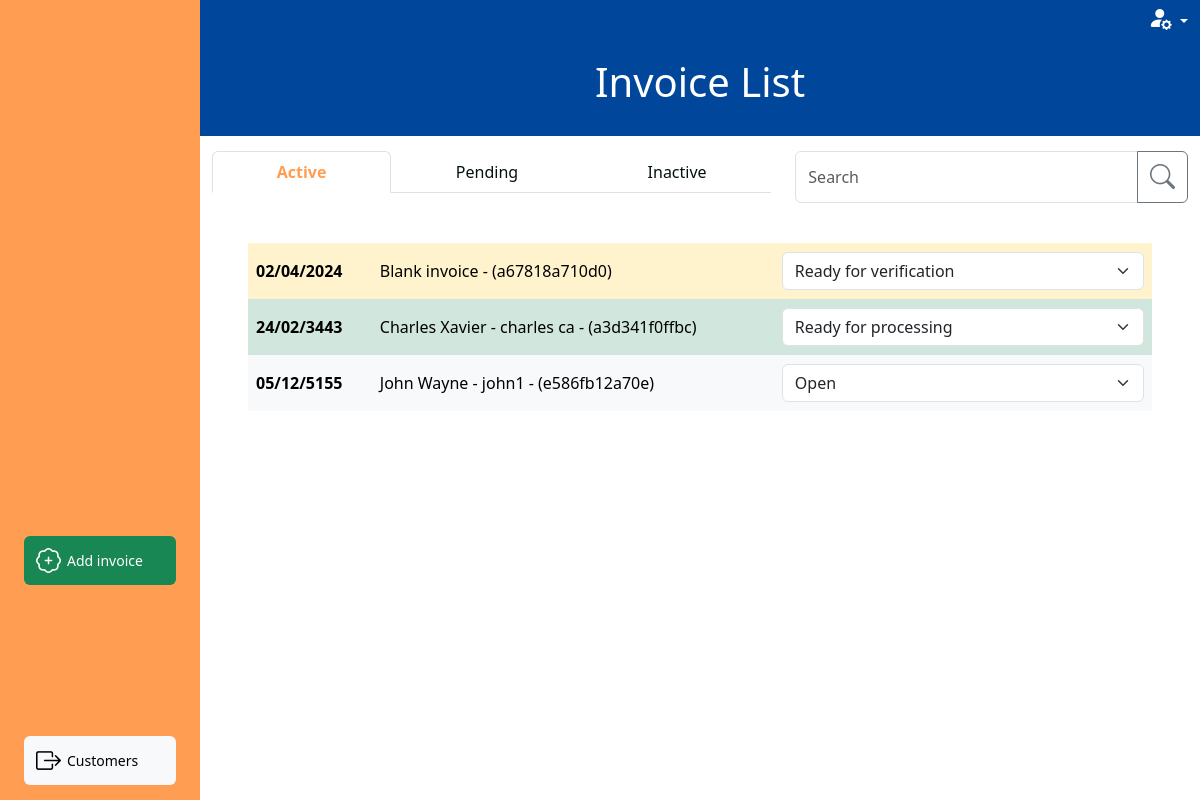
The page /invoices/invoice_list (signed in) on the database its author committed.
### invoice/models.py (models this page shows, shortened)
class Invoice(models.Model):
    class InvoiceStatus(models.IntegerChoices):
        WORK_ON_HOLD = 1, 'Work on hold'
        OPEN = 2, 'Open'
        READY_FOR_PROCESSING = 3, 'Ready for processing'
        READY_FOR_VERIFICATION = 4, 'Ready for verification'
        SENT_TO_CUSTOMER = 5, 'Sent to customer'
        COMPLETE = 6, 'Complete'
    inv_number = models.CharField(
        max_length=10, null=True, editable=False)
    inv_integer = models.PositiveIntegerField(null=True, editable=False)
    customer = models.ForeignKey(
        Customer, on_delete=models.PROTECT, related_name='invoices',
        blank=True, null=True)
    vehicle = models.ForeignKey(
        Vehicle, on_delete=models.PROTECT, related_name='invoices',
        blank=True, null=True)
    date_in = models.DateTimeField(blank=True, null=True)
    mileage = models.PositiveIntegerField(blank=True, null=True)
    status = models.PositiveSmallIntegerField(
        choices=InvoiceStatus.choices, blank=True, null=True)
    active = models.BooleanField(default=True, blank=True, null=True)
    parts_total = models.PositiveIntegerField(blank=True, null=True)
    labour_total = models.PositiveIntegerField(blank=True, null=True)
    subtotal = models.PositiveIntegerField(blank=True, null=True)
    vat_total = models.PositiveIntegerField(blank=True, null=True)
    grand_total = models.PositiveIntegerField(blank=True, null=True)
    slug = models.SlugField(max_length=100, unique=True, blank=False, null=False)
    unique_id = models.CharField(null=True, blank=True, max_length=100)
    def __str__(self):
        if self.inv_integer:
            result = f'{self.customer} - {self.vehicle} - {self.inv_number}'
        elif self.customer and self.vehicle:
            result = f'{self.customer} - {self.vehicle} - ({self.unique_id})'
        elif self.customer or self.vehicle:
            result = f'{self.customer or self.vehicle} - ({self.unique_id})'
        else:
            result = f'Blank invoice - ({self.unique_id})'
        return result

### customer/models.py (models this page shows, shortened)
class Customer(models.Model):
    class CustomerType(models.IntegerChoices):
        TRADE = 1, 'Trade'
        PRIVATE = 2, 'Private'
    class PaymentTerms(models.IntegerChoices):
        PIA = 1, 'Payment in advance'
        NET_7 = 2, '7 days'
        NET_14 = 3, '14 days'
        NET_30 = 4, '30 days'
        NET_60 = 5, '60 days'
    name = models.CharField(max_length=20, blank=False, null=False)
    friendly_name = models.CharField(max_length=10, blank=True, null=True)
    type = models.PositiveSmallIntegerField(
        choices=CustomerType.choices, blank=True, null=True)
    address_line_1 = models.CharField(max_length=27, blank=True, null=True)
    address_line_2 = models.CharField(max_length=27, blank=True, null=True)
    city_region = models.CharField(max_length=27, blank=True, null=True)
    postcode = models.CharField(max_length=10, blank=True, null=True)
    contact_number_primary = models.CharField(max_length=20, blank=True, null=True)
    email = models.CharField(max_length=20, blank=True, null=True)
    payment_terms = models.PositiveSmallIntegerField(
        choices=PaymentTerms.choices, blank=True, null=True)
    active = models.BooleanField(default=True, blank=True, null=True)
    slug = models.SlugField(max_length=100, unique=True, blank=False, null=False)
    def __str__(self):
        return self.name

class Vehicle(models.Model):
    customer = models.ForeignKey(
        Customer, blank=False, null=False, on_delete=models.CASCADE)
    registration = models.CharField(max_length=10, null=False, blank=False)
    make = models.CharField(max_length=27, blank=True, null=True)
    model = models.CharField(max_length=27, blank=True, null=True)
    active = models.BooleanField(default=True, blank=True, null=True)
    slug = models.SlugField(max_length=100, unique=True, blank=False, null=False)
    def __str__(self):
        return self.registration

### invoice/views.py (the view, shortened to what this page needs)
# urls.py: path('invoice_list', views.invoice_list, name='invoice_list'),
def invoice_list(request):
    create_invoice_form = InvoiceForm(initial={'status': 2})
    invoices = Invoice.objects.all()
    query = None
    filter_mapping = {
        'active': [2, 3, 4],
        'pending': [5,],
        'inactive': [1, 6]
    }
    filter = 'active'
    if request.method == 'GET':
        if 'filter' in request.GET:
            filter = request.GET['filter']
            if 'q' in request.GET:
                query = request.GET['q']
                if not query:
                    messages.error(request, 'Nothing entered in search bar.')
                    return redirect(reverse('invoice_list'))
                queries = Q(customer__name__icontains=query) | Q(vehicle__registration__icontains=query)
                invoices = invoices.filter(queries)
    status_to_filter = filter_mapping.get(filter)
    invoices=invoices.filter(status__in=status_to_filter)
    status_class_map = {
        1: 'secondary',
        2: 'light',
        3: 'success',
        4: 'warning',
        5: 'danger',
        6: 'light'
    }
    context = {
        'create_invoice_form': create_invoice_form,
        'invoices': invoices,
        'search_term': query,
        'filter_status': filter,
        'status_class_map': status_class_map,
        'available_status_map': available_status_full_dict_map
    }
    return render(request, 'invoice/invoice_list.html', context)

### invoice/context_processors.py (called while the page is built)
def user_creds(request):
    return {
        'Mechanic': request.user.groups.filter(name='Mechanic').exists(),
        'Accounts': request.user.groups.filter(name='Accounts').exists(),
        'Foreman': request.user.groups.filter(name='Foreman').exists(),
    }

### invoice/forms.py (called while the page is built)
def add_or_edit_path(slug, type):
    if slug:
        path = reverse('edit_'+type, args=[slug])
    else:
        path = reverse('create_'+type)
    return path

def add_or_edit_modal(slug, type, layout):
    if slug:
        layout
    else:
        layout = Modal(
            layout,
            css_id=type+"_modal",
            title="Add "+type.capitalize(),
            css_class="modal-lg h-100 overflow-y-auto"
        )
    return  layout

    def create_option(self, name, value, label, selected, index, subindex=None, attrs=None):
        option = super().create_option(
            name, value, label, selected, index, subindex=subindex, attrs=attrs)
        try:
            instance = self.choices.queryset.get(pk=value.value)
            option_fk = instance.customer.id
            if option_fk:
                option['attrs']['class'] = option_fk
        except:
            option['attrs']['class'] = 'no_customer'
        return option

### invoice/templatetags/custom_tags.py (called while the page is built)
@register.filter
def get_dict_value(key_to_search, dict):
    return dict.get(key_to_search, {})

@register.filter
def date_uk(value):
    return formats.date_format(value, "d/m/Y")

### invoice/templates/invoice/invoice_list.html (shortened to what this page needs)
{% extends "base_dashboard.html" %}
{% load static %}
{% load crispy_forms_tags %}
{% load custom_tags %}
{% block css %}
{{ block.super }}
<link rel="stylesheet" href="{% static 'invoice/css/invoice.css' %}">
{% endblock %}
{% block page_heading %}Invoice List{% endblock %}
{% block side_menu_action_items %}
<a type="button" data-bs-toggle="modal" data-bs-target="#invoice_modal" class="btn side-menu-link btn-success"><i
        class="bi bi-patch-plus"></i> <span>Add invoice</span></a>
{% endblock side_menu_action_items %}
{% block side_menu_nav_items %}
<a href="{% url 'customer_list' %}" class="btn side-menu-link btn-light"><i
        class="bi bi-box-arrow-right"></i><span>Customers</span></a>
{% endblock side_menu_nav_items %}
{% block filter_search %}
<div class="col-7 d-none d-lg-block mb-4">
    <ul class="nav nav-tabs nav-fill" role="navigation">
        <li class="nav-item">
            <a class="nav-link {% if filter_status == 'active' %}active" aria-current="page" {% else %}" {% endif %}
            href="{% url 'invoice_list' %}">Active</a>
        </li>
        {% if Accounts %}
        <li class="nav-item">
            <a class="nav-link {% if filter_status == 'pending' %}active" aria-current="page" {% else %}" {% endif %}
            href="{% url 'invoice_list' %}?filter=pending">Pending</a>
        </li>
        {% endif %}
        <li class="nav-item">
            <a class="nav-link {% if filter_status == 'inactive' %}active" aria-current="page" {% else %}" {% endif %}
            href="{% url 'invoice_list' %}?filter=inactive">Inactive</a>
        </li>
    </ul>
</div>
<div class="col-lg-5 d-none d-lg-block ">
    <form action="{% url 'invoice_list' %}" method="GET">
        {% include 'includes/searchbar.html' %}
    </form>
</div>
{% endblock %}
{% block dashboard_content %}
<div class="table-responsive">
    <table class="table table-hover align-middle invoice-list-table">
        <tbody>
            {% if invoices %}
                {% for invoice in invoices %}
                    {% with status=invoice.status %}
                        {% if status == 1 and Mechanic or status == 3 and Mechanic %}
                        {% elif status == 4 and not Accounts %}
                        {% else %}
                        <tr class="table-{{ invoice.status|get_dict_value:status_class_map }}">
                            <th scope="row " class="d-none d-lg-table-cell">
                                <a href="{% url 'invoice_summary' invoice.slug %}">{{invoice.date_in|date_uk}}</a>
                            </th>
                            <td class="d-none d-lg-table-cell">
                                <a href="{% url 'invoice_summary' invoice.slug %}">{{invoice}}</a>
                            </td>
                            <td class="d-none d-md-table-cell">
                                <form action="{% url 'invoice_list' %}" method="POST" id="invoice_change_status_{{invoice.pk}}">
                                    <select class="form-select" aria-label="Default select example" onchange="submitForm(this)"
                                        name="status">
                                        <option selected disabled>{{invoice.get_status_display}}</option>
                                    </select>
                                </form>
                            </td>
                        </tr>
                        {% endif %}
                    {% endwith %}
                {% endfor %}
            {% else %}
            <div class="text-center">
                <h5>No results</h5>
            </div>
            {% endif %}
        </tbody>
    </table>
</div>
{% endblock %}

### static/css/base.css (style rules this page uses)
html { height: 100%; overflow: hidden; }
a { color: black; text-decoration: none; }
i { font-size: 25px; }
.side-menu-link { display: flex; align-items: center; font-size: 14px; font-weight: 500; border:none; width: 100%; margin-bottom: 15px; }
.side-menu-link > i { font-size: 25px; margin-right: 6px; }
tr { line-height: 40px; }
th > a, td > a { text-decoration: none; display:block }
.invoice-list-table tr, .invoice-list-table td, .invoice-list-table th, .bottom-row, .bottom-row td { border: none!important; }

### invoice/static/invoice/css/invoice.css (style rules this page uses)
.nav-item .nav-link { color: #03120E; }
.nav-tabs .nav-item .nav-link.active { color: #FF9D53!important; font-weight: 600; }

### rows shown on the page
Invoice: date_in "02/04/2024", inv_integer+customer+vehicle "Blank invoice - (a67818a710d0)", status "Ready for verification"
Invoice: date_in "24/02/3443", inv_integer+customer+vehicle "Charles Xavier - charles ca - (a3d341f0ffbc)", status "Ready for processing"
Invoice: date_in "05/12/5155", inv_integer+customer+vehicle "John Wayne - john1 - (e586fb12a70e)", status "Open"
